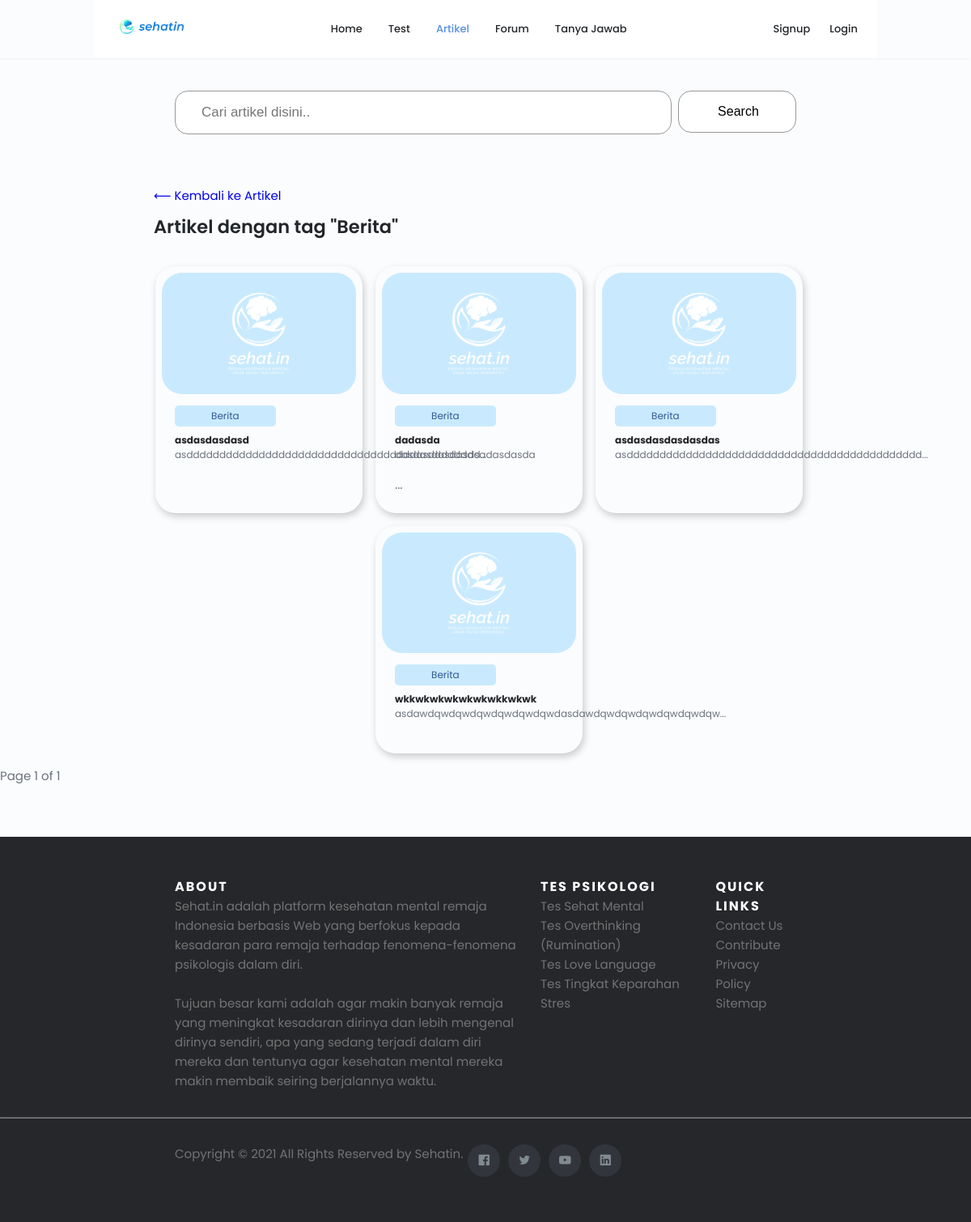
The page /artikel/tag/Berita on the database as committed earlier.
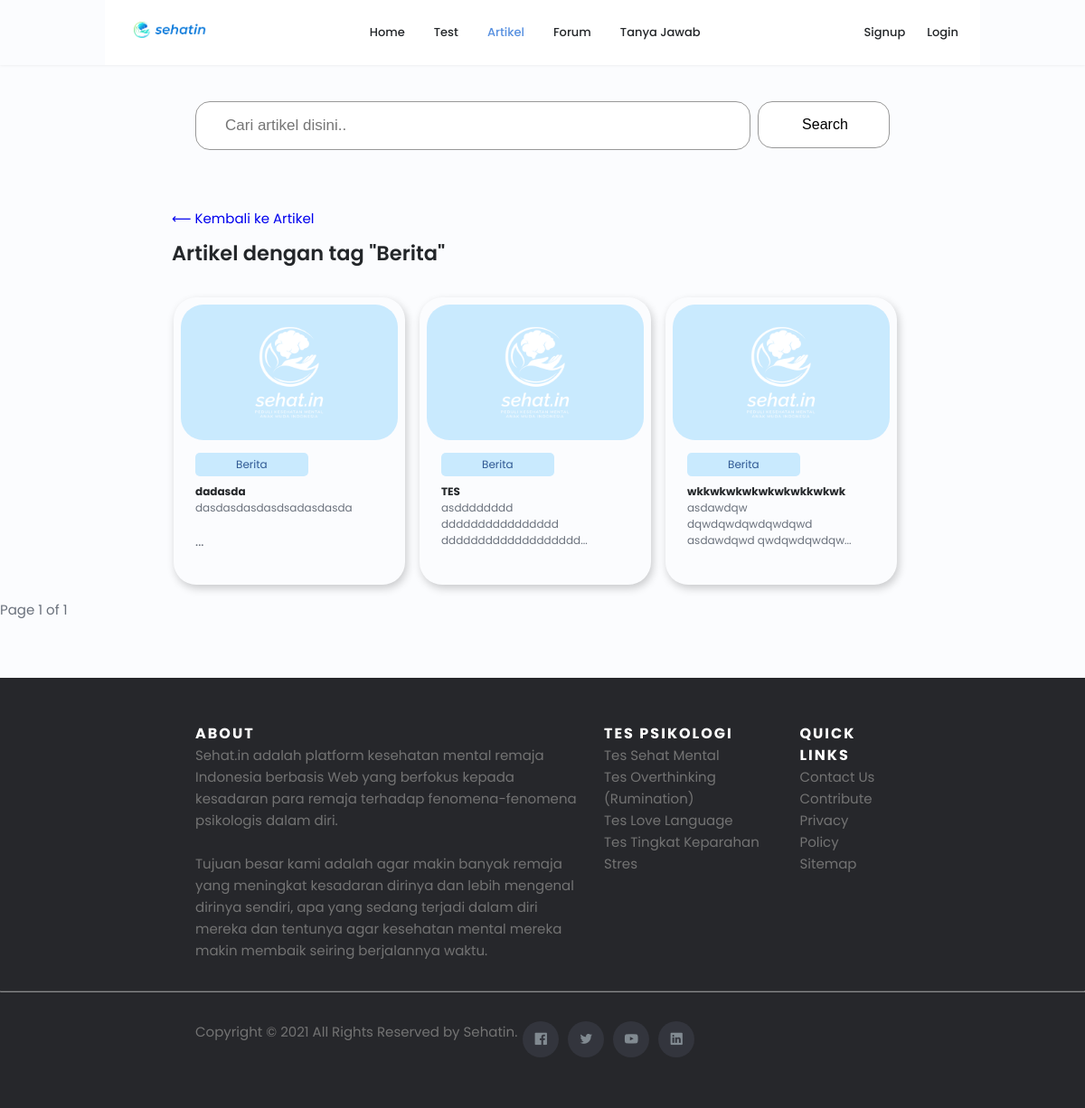
The same page on the database as committed later.
### sehat_in_webproject/models.py (models this page shows)
class Tag(models.Model): # Tag of a post, will be generated by admin only
    name = models.CharField(max_length=50)
    type = models.CharField(max_length=50)
    adminOnly = models.BooleanField(default=False)

class Artikel(models.Model): # Post
    id = models.AutoField(primary_key=True)
    title = models.CharField(max_length=200)
    content = models.TextField()
    thumbnail_url = models.TextField(blank=True, null=True)
    tag = models.ForeignKey(Tag, on_delete=models.CASCADE, null=True, blank=True)
    user = models.ForeignKey(User, on_delete=models.SET_NULL, null=True)
    created_at = models.DateTimeField(auto_now_add=True)
    updated_at = models.DateTimeField(auto_now=True)
    views = models.IntegerField(default=0)

### sehat_in_webproject/views.py (the view)
# urls.py: path('artikel/tag/<str:tagName>', views.artikel_tag, name='artikel/tag'),
def artikel_tag(request, tagName):
    tag = Tag.objects.get(name=tagName.replace('-', ' '))
    if request.user.is_authenticated:
        notifications = Notification.objects.filter(user=request.user).order_by('-created_at')
    else:
        notifications = None
    if tag is not None and tag.type == 'Artikel':
        paginator = Paginator(Artikel.objects.filter(tag=tag).order_by('-created_at'), 25)
        page = request.GET.get('page')
        posts = paginator.get_page(page)
        return render(request, 'artikel/tag.html', {'posts': posts, 'tag': tag, 'notifications': notifications})
    else:
        raise Http404

### templates/artikel/tag.html (shortened to what this page needs)
<!DOCTYPE html>
{% load static %}
<html lang="en">
{% load static %}
{% load space_to_dash %}
<head>
    <link rel="stylesheet" href="{% static 'css/swiper-bundle.min.css' %}">
    <link rel="stylesheet" href="https://unicons.iconscout.com/release/v4.0.0/css/line.css">
    <link rel="stylesheet" href="{% static 'css/styles.css' %}">
    <link rel="stylesheet" href="{% static 'css/header.css' %}">
    <link rel="stylesheet" href="{% static 'css/footer.css' %}">
</head>
<body>
    {% include 'templates/header.html' %}
    <main>
        <section class="container search__container">
            <form action="/artikel" method="get">
                <input type="text" name="q" placeholder="Cari artikel disini..">
                <button type="submit">Search</button>
            </form>
        </section>
        <section class="container home__tes">
            <div>
                <a href="/artikel">⟵ Kembali ke Artikel</a>
        </section>
        <section class="container home__tes" style="margin-top: 10px;">
            <div class="tes__header">
                <h1>Artikel dengan tag "{{ tag.name }}"</h1>
            </div>
            <div class="tes__container">
                {% for post in posts %}
                <a href="artikel/{{ post.id }}">
                    <div class="tes__card">
                        <div class="tes__wrapper">
                            <img class="tes__image" src="{% if post.thumbnail_url %}{{post.thumbnail_url}}{% else %}/static/img/no_image.png{% endif %}" onerror="this.onerror=null; this.src='/static/img/no_image.png'" alt="{{ post.title }}">
                            <div class="tes__wrapper__content">
                                <a class="tes__category" href="/artikel/tag/{{ post.tag.name }}">{{ post.tag.name }}</a>
                                <h2 class="tes__title">{{ post.title }}</h2>
                                <div id="desc-{{ post.id }}">{% autoescape off %}{{ post.content|slice:"0:50" }}...{% endautoescape %}</div>
                            </div>
                        </div>
                    </div>
                </a>
                {% endfor %}
            </div>
        </section>
    </main>
    Page {{ posts.number }} of {{ posts.paginator.num_pages }}<br>
    {% include 'templates/footer.html' %}
</body>
</html>

### templates/header.html (shortened to what this page needs)
    {% load static %}
    {% load remove_unused %}
    <header class="header" id="header">
        <nav class="nav container scroll-header">
            <a href="/" class="nav__logo">
                <img src="{% static 'img/logo sehatin.png' %}" alt="logo">
            </a>
            <div class="nav__menu" id="nav-menu">
                <ul class="nav__list grid">
                    <li class="nav__item">
                        <a href="/" id="home" class="nav__link">
                             Home
                        </a>
                    </li>
                    <li class="nav__item">
                        <a href="/tests" id="test" class="nav__link">
                             Test
                        </a>
                    </li>
                    <li class="nav__item">
                        <a href="/artikel" id="artikel" class="nav__link">
                             Artikel
                        </a>
                    </li>
                    <li class="nav__item">
                        <a href="/forum" id="forum" class="nav__link " >
                             Forum
                        </a>
                    </li>
                    <li class="nav__item">
                        <a href="/tanya-jawab" id="tanya-jawab" class="nav__link">
                             Tanya Jawab
                        </a>
                    </li>
                </ul>
            </div>
            <div class="nav__btns">
                {% if user.is_authenticated %}
                    <ul class="account">
                        <li>
                            <i class="uil uil-bell dropdown account__icon">
                            {% if notifications %}
                                <div class="dropdown-content">
                                {% for notif in notifications %}
                                    {% if not notif.read %}
                                        {% if notif.post_Forum %}
                                            <a href="/forum/{{ notif.post_Forum.id }}/{{ notif.post_Forum.title|remove_unused }}#comments-{{ notif.comment.id }}">{{ notif.notification_Content }}</a>
                                        {% elif notif.post_Konsultasi %}
                                            <a href="/tanya-jawab/{{ notif.post_Konsultasi.id }}/{{ notif.post_Konsultasi.title|remove_unused }}#comments-{{ notif.comment.id }}">{{ notif.notification_Content }}</a>
                                        {% elif notif.comment %}
                                            {% if notif.post_Forum %}
                                                <a href="/forum/{{ notif.post.id }}/{{ notif.post.title|remove_unused }}#comments-{{ notif.comment.id }}">{{ notif.notification_Content }}</a>
                                            {% else %}
                                                <a href="/tanya-jawab/{{ notif.post.id }}/{{ notif.post.title|remove_unused }}#comments-{{ notif.comment.id }}">{{ notif.notification_Content }}</a>
                                            {% endif %}
                                        {% endif %}
                                    {% endif %}
                                {% endfor %}
                                </div>
                            {% endif %}
                            </i>
                        </li>
                        <li>
                            <i class="uil uil-angle-down dropdown account__icon">
                                <div class="dropdown-content">
                                    <a href="/profile/{{user.username}}">Profile</a>
                                    <a href="/profile/{{user.username}}/history">History</a>
                                    <a href="/logout">Logout</a>
                                </div>
                            </i>
                        </li>
                        <li>
                            <img src="{% static 'img/avatar.svg' %}" alt="">
                        </li>
                    </ul>
                {% else %}
                <ul class="login-signup">
                    <li class="sign__hide">
                        <a href="/auth/register" class="nav__link">
                            Signup
                        </a>
                    </li>
                    <li>
                        <a href="/auth/login" class="nav__link">
                            Login
                        </a>
                    </li>
                </ul>
                {% endif %}
            </div>
        </nav>
    </header>

### templates/footer.html (shortened to what this page needs)
    <footer class="site-footer">
        <div class="container">
        <div class="row">
            <div class="footer__about">
                <h6>About</h6>
                <p class="text-justify">Sehat.in adalah platform kesehatan mental remaja Indonesia berbasis Web yang berfokus kepada kesadaran para remaja terhadap fenomena-fenomena psikologis dalam diri.
                    <br><br>
                    Tujuan besar kami adalah agar makin banyak remaja yang meningkat kesadaran dirinya dan lebih mengenal dirinya sendiri, apa yang sedang terjadi dalam diri mereka dan tentunya agar kesehatan mental mereka makin membaik seiring berjalannya waktu.
                    </p>
            </div>
            <div class="footer__categories">
                <h6>Tes Psikologi</h6>
                <ul class="footer-links">
                    <li><a href="#">Tes Sehat Mental</a></li>
                    <li><a href="#">Tes Overthinking (Rumination)</a></li>
                    <li><a href="#">Tes Love Language</a></li>
                    <li><a href="#">Tes Tingkat Keparahan Stres</a></li>
                </ul>
            </div>
            <div class="footer__links">
                <h6>Quick Links</h6>
                <ul class="footer-links">
                    <li><a href="#">Contact Us</a></li>
                    <li><a href="#">Contribute</a></li>
                    <li><a href="#">Privacy Policy</a></li>
                    <li><a href="#">Sitemap</a></li>
                </ul>
            </div>
        </div>
        </div>
        <hr>
        <div class="container copyright">
        <div class="row">
            <div>
            <p class="copyright-text">Copyright &copy; 2021 All Rights Reserved by
            <a href="#">Sehatin</a>.
            </p>
            </div>
            <div>
            <ul class="social-icons">
                <li><a class="facebook" href="#"><i class="uil uil-facebook"></i></a></li>
                <li><a class="twitter" href="#"><i class="uil uil-twitter"></i></a></li>
                <li><a class="dribbble" href="#"><i class="uil uil-youtube"></i></a></li>
                <li><a class="linkedin" href="#"><i class="uil uil-linkedin"></i></a></li>
            </ul>
            </div>
        </div>
        </div>
    </footer>

### static/css/styles.css (style rules this page uses)
:root { --header-height: 3rem; --hue-color: 215; --first-color: hsl(var(--hue-color), 69%, 61%); --first-color-second: hsl(var(--hue-color), 69%, 61%); --first-color-alt: hsl(var(--hue-color), 57%, 53%); --first-color-lighter: hsl(var(--hue-color), 92%, 85%); --title-color: hsl(var(--hue-color), 8%, 15%); --text-color: hsl(var(--hue-color), 8%, 45%); --text-color-light: hsl(var(--hue-color), 8%, 65%); --input-color: hsl(var(--hue-color), 70%, 96%); --body-color: hsl(var(--hue-color), 60%, 99%); --container-color: #FFF; --scroll-bar-color: hsl(var(--hue-color), 12%, 90%); --scroll-thumb-color: hsl(var(--hue-color), 12%, 80%); --body-font: 'Poppins', sans-serif; --big-font-size: 2rem; --h1-font-size: 1.5rem; --h2-font-size: 1.25rem; --h3-font-size: 1.125rem; --normal-font-size: .938rem; --small-font-size: .813rem; --smaller-font-size: .75rem; --font-medium: 500; --font-semi-bold: 600; --mb-0-25: .25rem; --mb-0-5: .5rem; --mb-0-75: .75rem; --mb-1: 1rem; --mb-1-5: 1.5rem; --mb-2: 2rem; --mb-2-5: 2.5rem; --mb-3: 3rem; --z-tooltip: 10; --z-fixed: 100; --z-modal: 1000; }
@media screen and (min-width: 968px) { :root { --big-font-size: 3rem; --h1-font-size: 2.25rem; --h2-font-size: 1.5rem; --h3-font-size: 1.25rem; --normal-font-size: 1rem; --small-font-size: .875rem; --smaller-font-size: 813rem; } }
.nav__btns { display: flex; align-items: center; }
* { box-sizing: border-box; padding: 0; margin: 0; }
html { scroll-behavior: smooth; }
body { margin: 0 0 var(--header-height) 0; font-family: var(--body-font); font-size: var(--normal-font-size); background-color: var(--body-color); color: var(--text-color); }
h1, h2, h3, h4 { color: var(--title-color); font-weight: var(--font-semi-bold); }
ul { list-style: none; }
a { text-decoration: none; }
img { max-width: 100%; height: auto; }
.container { max-width: 768px; margin-left: var(--mb-1-5); margin-right: var(--mb-1-5); }
.grid { display: grid; gap: 1.5rem; }
.header { width: 100%; position: fixed; bottom: 0; left: 0; z-index: var(--z-fixed); background-color: var(--body-color); box-shadow: 0 -1px 4px 0 rgba(0,0,0, .15); }
.home__tes { margin-top: 4rem; max-width: 820px; }
.tes__header { display: flex; justify-content: space-between; margin: 0 0 2rem 0; }
.tes__container { display: flex; flex-wrap: wrap; justify-content: center; }
.tes__card { width: 16rem; box-shadow: 2px 4px 10px rgba(0, 0, 0, 0.2); border-radius: 25px; margin-right: 1rem; margin-bottom: 1rem; }
.tes__wrapper { padding: 0.5rem; margin-bottom: 1rem; }
.tes__wrapper__content { padding: 0 1rem 0 1rem; }
.tes__image { border-radius: 25px; }
.tes__category { width: 60%; display: inline-block; background-color: #C9EAFE; color: #315A94; padding: var(--mb-0-25); border-radius: 5px; font-size: var(--mb-0-75); margin: 0.5rem 0 0.5rem 0; text-align: center; }
.tes__title { font-size: var(--mb-0-75); font-weight: 700; }
.tes__description { font-size: var(--mb-0-75); margin-bottom: 1rem; }
.search__container { margin-top: 7rem; }
.search__container input[type=text] { padding: 1rem 2rem; font-size: 17px; border: 1px solid #989898; box-sizing: border-box; border-radius: 1rem; width: 80%; }
.search__container button { float: right; padding: 1rem 3rem; background: #fff; font-size: 1rem; cursor: pointer; border: 1px solid #989898; box-sizing: border-box; border-radius: 1rem; width: 19%; }
@media screen and (min-width:768px) { .container { margin-left: auto; margin-right: auto; } }
@media screen and (min-width:768px) { body { margin: 0; } }
@media screen and (min-width:768px) { .header, .main, .footer__container { padding: 0 1rem; } }

Rows that differ between the two databases and show on the page:
removed Artikel: tag.name "Berita", title "asdasdasdasd", content "asdddddddddddddddddddddddddddddddddddasdddddddd"
changed Artikel: title "asdasdasdasdasdas" → "TES"; content "asddddddddddddddddddddddddddddddddddddddddddddd" → "asdddddddd dddddddddddddddd ddddddddddddddddddd"
changed Artikel "wkkwkwkwkwkwkwkkwkwk": content "asdawdqwdqwdqwdqwdqwdqwdasdawdqwdqwdqwdqwdqwdqw" → "asdawdqw dqwdqwdqwdqwdqwd asdawdqwd qwdqwdqwdqw"
